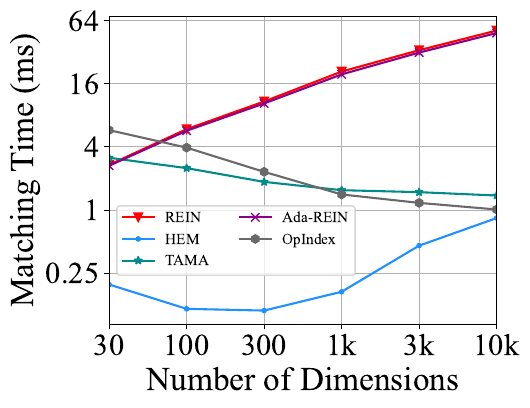

This chart was generated by the following Python code:
import matplotlib
import matplotlib.pyplot as plt
import numpy as np
from matplotlib import rc
from matplotlib.pyplot import MultipleLocator

rc('mathtext', default='regular')

plt.rcParams['axes.unicode_minus'] = False
plt.rcParams['font.family'] = ['Times New Roman']  #
Name = ["REIN", "HEM", "Simple", "TAMA", "Ada-REIN", "OpIndex"]
x = ["30", "100", "300", "1k", "3k", "10k"]

HEM5_VAS = [7.295973, 3.713577, 2.102555, 0.966343, 0.402103, 0.182992]

HEM5_RAS = [0.839040, 0.458072, 0.166370, 0.110122, 0.114420, 0.195089]
Simple = [18.770278, 11.935546, 6.644946, 6.175464, 7.642632, 15.301071]
Rein = [51.430875, 33.421445, 20.910710, 10.842777, 5.906751, 2.699236]
AdaRein_ORI = [48.727632, 31.732389, 19.661532, 10.387039, 5.706645, 2.648183]
HEM5_avxOR = [121.703362, 36.601154, 11.917077, 2.881154, 0.631253, 0.207212]
HEM5 = [91.304853, 25.569989, 8.305902, 2.318742, 0.616655, 0.193013]
Tama = [1.376154, 1.481647, 1.547340, 1.856587, 2.510774, 3.153018]
OpIndex2 = [1.012507, 1.170977, 1.409074, 2.314469, 3.936489, 5.782785]

Rein.reverse()
Simple.reverse()
AdaRein_ORI.reverse()
HEM5_RAS.reverse()
Tama.reverse()
OpIndex2.reverse()

lsize = 24
fig = plt.figure(figsize=(5, 4))
ax = fig.add_subplot(111)
ax.set_xlabel('Number of Dimensions', fontsize=lsize)
ax.set_ylabel('Matching Time (ms)', fontsize=lsize)
# plt.xticks(range(0,10))
ax.plot(x, Rein, marker='v', color='r', label=Name[0])
ax.plot(x, HEM5_RAS, marker='.', color='DODGERBLUE', label=Name[1])
# ax.plot(x, Simple, marker='D', color='deepskyblue', label=Name[2]) #
ax.plot(x, Tama, marker='*', color='DarkCyan', label=Name[3])
ax.plot(x, AdaRein_ORI, marker='x', color='DarkMagenta', label=Name[4])
ax.plot(x, OpIndex2, marker='h', color='DimGray', label=Name[5])  #   slategray

ax.legend(fontsize=11, ncol=2, loc=(0.1 / 5, 0.8 / 5))  #'lower right'
ax.grid()
ax.set_xlim(0, 5)
ax.set_xticks([0, 1, 2, 3, 4, 5])
ax.set_xticklabels(x)
ax.set_yscale("log", base=4, subs=[2, 3])
# ax.set_ylim(0, 60)
ax.set_yticks([0.25, 1, 4, 16, 64])
ax.set_yticklabels(['0.25', '1', '4', '16', '64'])

# ax.set_yticks([0,2,8,32,128,256])
# ax.set_yticklabels(['-1', '0', '1'])
ax.set_zorder(0)
plt.tick_params(labelsize=22)
gcf = plt.gcf()
plt.show()
gcf.savefig('./exp10_d_RAS.pdf', format='pdf', bbox_inches='tight')
